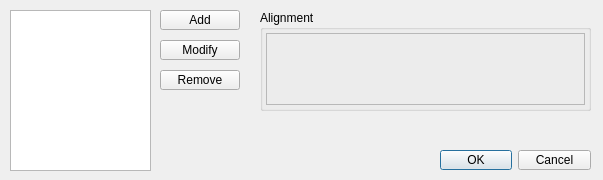
<?xml version="1.0" encoding="UTF-8"?>
<ui version="4.0">
 <class>Dialog_topbarCfg</class>
 <widget class="QDialog" name="Dialog_topbarCfg">
  <property name="geometry">
   <rect>
    <x>0</x>
    <y>0</y>
    <width>603</width>
    <height>180</height>
   </rect>
  </property>
  <property name="windowTitle">
   <string>Dialog</string>
  </property>
  <widget class="QPushButton" name="pushButton">
   <property name="geometry">
    <rect>
     <x>160</x>
     <y>10</y>
     <width>80</width>
     <height>20</height>
    </rect>
   </property>
   <property name="text">
    <string>Add</string>
   </property>
  </widget>
  <widget class="QPushButton" name="pushButton_2">
   <property name="geometry">
    <rect>
     <x>160</x>
     <y>40</y>
     <width>80</width>
     <height>20</height>
    </rect>
   </property>
   <property name="text">
    <string>Modify</string>
   </property>
  </widget>
  <widget class="QGroupBox" name="groupBox_2">
   <property name="geometry">
    <rect>
     <x>260</x>
     <y>10</y>
     <width>331</width>
     <height>101</height>
    </rect>
   </property>
   <property name="title">
    <string>Alignment</string>
   </property>
   <layout class="QGridLayout" name="gridLayout">
    <property name="leftMargin">
     <number>3</number>
    </property>
    <property name="topMargin">
     <number>3</number>
    </property>
    <property name="rightMargin">
     <number>3</number>
    </property>
    <property name="bottomMargin">
     <number>3</number>
    </property>
    <property name="spacing">
     <number>0</number>
    </property>
    <item row="0" column="0">
     <widget class="QFrame" name="frame">
      <property name="frameShape">
       <enum>QFrame::StyledPanel</enum>
      </property>
      <property name="frameShadow">
       <enum>QFrame::Raised</enum>
      </property>
     </widget>
    </item>
   </layout>
  </widget>
  <widget class="QPushButton" name="pushButton_3">
   <property name="geometry">
    <rect>
     <x>160</x>
     <y>70</y>
     <width>80</width>
     <height>20</height>
    </rect>
   </property>
   <property name="text">
    <string>Remove</string>
   </property>
  </widget>
  <widget class="QListWidget" name="listWidget">
   <property name="geometry">
    <rect>
     <x>10</x>
     <y>10</y>
     <width>141</width>
     <height>161</height>
    </rect>
   </property>
  </widget>
  <widget class="QDialogButtonBox" name="buttonBox">
   <property name="geometry">
    <rect>
     <x>440</x>
     <y>150</y>
     <width>151</width>
     <height>20</height>
    </rect>
   </property>
   <property name="standardButtons">
    <set>QDialogButtonBox::Cancel|QDialogButtonBox::Ok</set>
   </property>
  </widget>
 </widget>
 <resources/>
 <connections/>
</ui>
